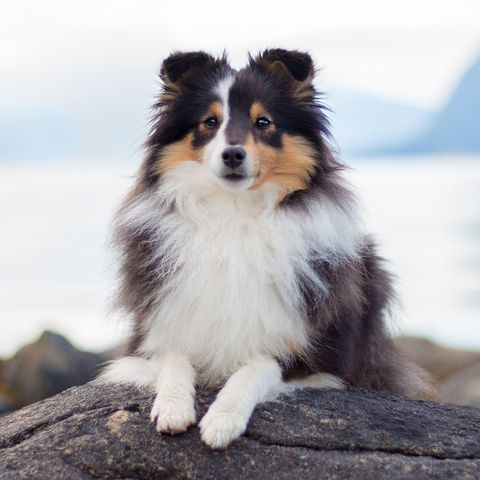
#> input picture steganography/dog.jpg, 480 x 480 px
$ python wulee_v1.py
#> lines starting #> are read from the running program, lines starting #| are printed output that depends on the picture; after the words box and inside, x2 and y2 are one past the last pixel; in counts of white or black regions, pixels touching at a corner belong together
import numpy as np
import cv2
import matplotlib.pyplot as plt
import matplotlib.image as image
from PIL import Image

# [6 lines of commented-out code are left out]

class WuleeLastestVersion:
  def __init__(self):
    super().__init__()
    self.cover_image = None # ảnh gốc
    self.key = None         # khóa
    self.block_width = 0    # chiều rộng của 1 block
    self.block_height = 0   # chiều cao  của 1 block
    self.message = ""       # tin nhắn
    self.hidden_count = 0   # số tin đã giấu
    self.retrieve_message = "" # tin nhắn đã trích xuất
    self.retrieve_count = 0    # số tin nhắn đã trích xuất
    self.retrieve_max = 0      # số tin trích xuất tối đa
    self.CHANNEL_BLUE = 0
    self.CHANNEL_GREEN = 1
    self.CHANNEL_RED = 2

  def set_key(self, key_string):
#> called with key_string = 'duc'
    key = []
    # ord(c) chuyển kí tự thành ASCII và format theo binary độ dài 8 bit
    # cho từng kí tự trong chuỗi
    bin_array = ['{0:08b}'.format(ord(c)) for c in key_string]
      # bin_array => [ '00101010', '01001001' , ... ]

    # Duyệt từng chuỗi nhị phân 8 bit trong mảng trên
    for bin_str in bin_array:
      # Chuyển từng kí tự trong chuỗi nhị phân 8 bit thành số nguyên 1 và 0
      bin_matrix = [int(b) for b in bin_str]
        # bin_matrix => '00101010' => [0,0,1,0,1,0,1,0]

      # Sau đó, tiếp tục thêm vào mảng khóa
      key.append(bin_matrix)
        # key => [[0,0,1,0,1,0,1,0],..]

    # Chuyển mảng nhị phân 2 chiều thành ma trận 2 chiều
    self.key = np.array(key)
    # Lưu lại kích thước khối
    self.block_height = self.key.shape[0]
    self.block_width = self.key.shape[1]
    print('Word: \''+ key_string +'\' turn into:')
    print(self.key)

  # Các thao tác với biến -------------------------------
  def set_message(self, message):
    self.message = message

  def set_cover_image(self, path):
#> called with path = 'dog.jpg'
    self.cover_image = cv2.imread(path)
#> self.cover_image is the input picture: shape (480, 480, 3); mean B, G, R 174.5, 171, 173.1
    # self.cover_image = np.array(Image.open(path))
    # self.cover_image.flags.writeable = True
    # print(dir(self.cover_image))

  def save_stego_image(self, filename):
    cv2.imwrite(filename, self.cover_image)

  def set_retrieve_max(self, retrieve_max):
    self.retrieve_max = retrieve_max

  def reset_when_hide_done(self):
    self.message = ""
    self.hidden_count = 0

  def reset_when_retrieve_done(self):
    self.retrieve_count = 0
    self.retrieve_max = 0
    self.retrieve_message = ""

  def get_cover_image_height(self):
    return self.cover_image.shape[0]

  def get_cover_image_width(self):
    return self.cover_image.shape[1]

  def get_total_pixels(self):
    return self.get_cover_image_height() * self.get_cover_image_width()

  # Hàm xử lý chính --------------------------------------
  def calculate(self):
    return f"""
      Total number of pixels: {self.get_total_pixels()}\n
      Key length maximum: {self.get_cover_image_height()}\n
      Image height: {self.get_cover_image_height()}\n
      Image width: {self.get_cover_image_width()}\n
    """

  def hide(self):
    self.hide_in_channel(self.CHANNEL_BLUE)
    self.hide_in_channel(self.CHANNEL_GREEN)
    self.hide_in_channel(self.CHANNEL_RED)

  def fi_bin_random_replace(self, fi_bin, target, replace):
    for i in range(0, fi_bin.shape[0]):
      for j in range(0, fi_bin.shape[1]):
        if fi_bin[i, j] == target and self.key[i, j] == 1:
          fi_bin[i, j] = replace
          return fi_bin
    return fi_bin

  def fi_bin_random_reverse(self, fi_bin):
    for i in range(0, fi_bin.shape[0]):
      for j in range(0, fi_bin.shape[1]):
        if self.key[i, j] == 1:
          if fi_bin[i, j] == 1:
            fi_bin[i, j] = 0
          else:
            fi_bin[i, j] = 1
          return fi_bin
    return fi_bin

  def fi_int_to_binary(self, fi):
    # logic y chang setkey
    fi_bin = []
    bin_array = ['{0:08b}'.format(int(c)) for c in fi]
    for bin_str in bin_array:
      bin_matrix = [int(b) for b in bin_str]
      fi_bin.append(bin_matrix)
    return np.array(fi_bin)

  def fi_binary_to_int(self, fi_bin):
    fi = [int(bin_str, 2) for bin_str in [''.join(str(b) for b in bin_arr) for bin_arr in fi_bin]]
    fi = np.array(fi)
    return fi

  def hide_in_block_int(self, block_int):
    char_to_hide = self.message[self.hidden_count]
    bin_char_to_hide = '{0:08b}'.format(ord(char_to_hide))
    # Duyệt theo cột của block int
    for i in range(0,self.block_width):
      # Lấy hết giá trị dọc trong cột thứ i
      fi =  block_int[:,i]
      fi_bin = self.fi_int_to_binary(fi)
      # SUM ( fi & key )
      and_sum = np.bitwise_and(fi_bin, self.key).sum()
      # SUM ( key )
      key_sum = self.key.sum()

      if and_sum > 0 and and_sum < key_sum:
        if and_sum % 2 == int(bin_char_to_hide[i]):
          continue
        elif and_sum == 1:
          fi_bin = self.fi_bin_random_replace(fi_bin, 0, 1)
        elif and_sum == key_sum - 1:
          fi_bin = self.fi_bin_random_replace(fi_bin, 1, 0)
        else:
          fi_bin = self.fi_bin_random_reverse(fi_bin)

      fi = self.fi_binary_to_int(fi_bin)
      # print(block_int)
      # print(block_int[:, i])
      # print(fi)
      block_int[:,i] = fi

    return block_int


  def hide_in_channel(self, channel):
    # Trích xuất Channel
#> called with channel = 0
    img_channel = self.cover_image[:,:,channel]
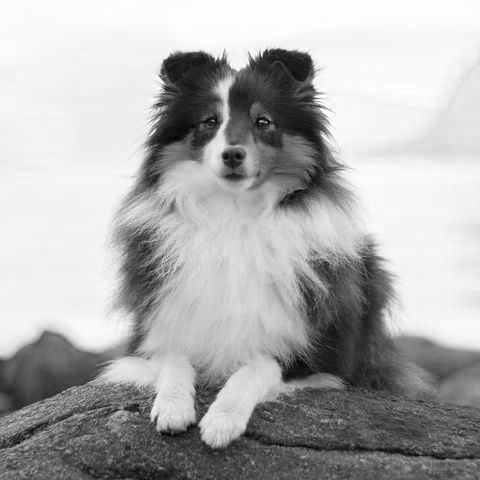
#> img_channel: shape (480, 480); min 0, max 255, mean 174.5
    # Duyệt hết ảnh
    # Duyệt theo chiều cao ( height ) khóa
    for i in range(0, self.get_cover_image_height(), self.block_height) :
      for j in range(0, self.get_cover_image_width(), self.block_width ) :
        block_int = img_channel[i:i+self.block_height, j: j+self.block_width]

        if self.hidden_count == len(self.message):
          return

        # Đặt ra giới hạn cho những block có kích thước không đủ
        if block_int.shape[0] == self.block_height and block_int.shape[1] == self.block_width:
          block_int = self.hide_in_block_int(block_int)
          img_channel[i:i+self.block_height, j: j+self.block_width] = block_int
          self.hidden_count += 1
#> img_channel: shape (480, 480); 0.03% of pixels changed, all inside (x1, y1, x2, y2) = (0, 0, 128, 1)
#> after the loop, self.hidden_count = 16
#> call 2 of hide_in_channel, with channel = 1
#> in hide_in_channel (call 2), `img_channel = self.cover_image[:,:,channel]`:
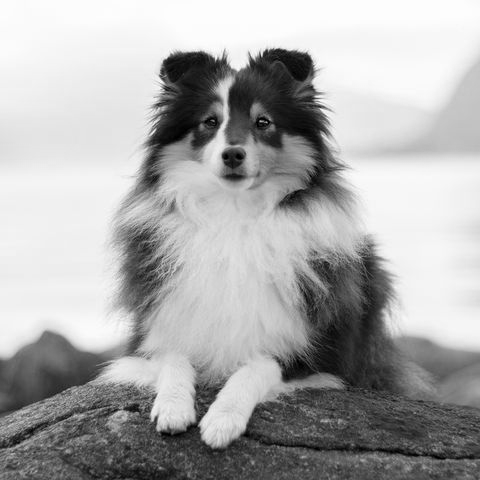
#> img_channel: shape (480, 480); min 0, max 255, mean 171
#> after the loop, self.hidden_count = 16
#> call 3 of hide_in_channel, with channel = 2
#> in hide_in_channel (call 3), `img_channel = self.cover_image[:,:,channel]`:
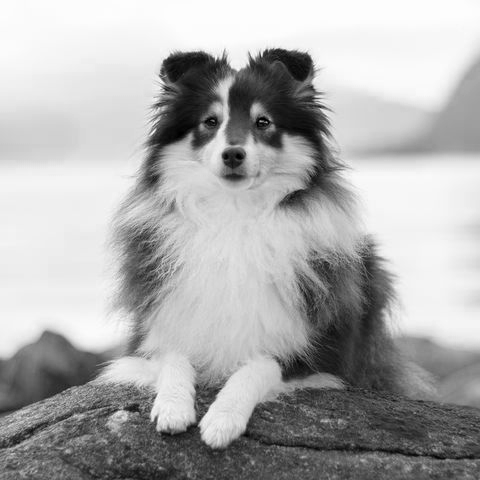
#> img_channel: shape (480, 480); min 0, max 255, mean 173.1
#> after the loop, self.hidden_count = 16

  def retrieve(self):
    self.retrieve_in_channel(self.CHANNEL_BLUE)
    self.retrieve_in_channel(self.CHANNEL_GREEN)
    self.retrieve_in_channel(self.CHANNEL_RED)

  def retrieve_in_channel(self, channel):
    # Trích xuất Channel
#> called with channel = 0
    img_channel = self.cover_image[:,:,channel]
    # Duyệt hết ảnh
    # Duyệt theo chiều cao ( height ) khóa
    for i in range(0, self.get_cover_image_height(), self.block_height) :
      for j in range(0, self.get_cover_image_width(), self.block_width ) :
        block_int = img_channel[i:i+self.block_height, j: j+self.block_width]

        if self.retrieve_count == self.retrieve_max:
          return

        # Đặt ra giới hạn cho những block có kích thước không đủ
        if block_int.shape[0] == self.block_height and block_int.shape[1] == self.block_width:
          block_int = self.retrieve_in_block_int(block_int)
          self.retrieve_count += 1
#> after the loop, self.retrieve_count = 50
#> after the loop, self.retrieve_count = 50
#> after the loop, self.retrieve_count = 50

  def retrieve_in_block_int(self, block_int):
    bin_char = ""

    for i in range(0, self.block_width):
      fi = block_int[:, i]
      fi_bin = self.fi_int_to_binary(fi)
      # SUM ( fi & key )
      and_sum = np.bitwise_and(fi_bin, self.key).sum()
      # SUM ( key )
      key_sum = self.key.sum()

      if and_sum > 0 and and_sum < key_sum:
        if and_sum % 2 == 0:
          bin_char += "0"
        else:
          bin_char += "1"

    self.retrieve_message += chr(int(bin_char, 2))
    self.retrieve_count += 1
    return


wulee = WuleeLastestVersion()
wulee.set_key('duc')
wulee.set_cover_image('dog.jpg')
wulee.set_message('test new version')
wulee.hide()
wulee.set_retrieve_max(50)
wulee.retrieve()
print(wulee.retrieve_message)
#| test new versionÿÿÿÿÿÿÿÿÿ

$ run again, with steganography/input_image.bmp saved as steganography/dog.jpg
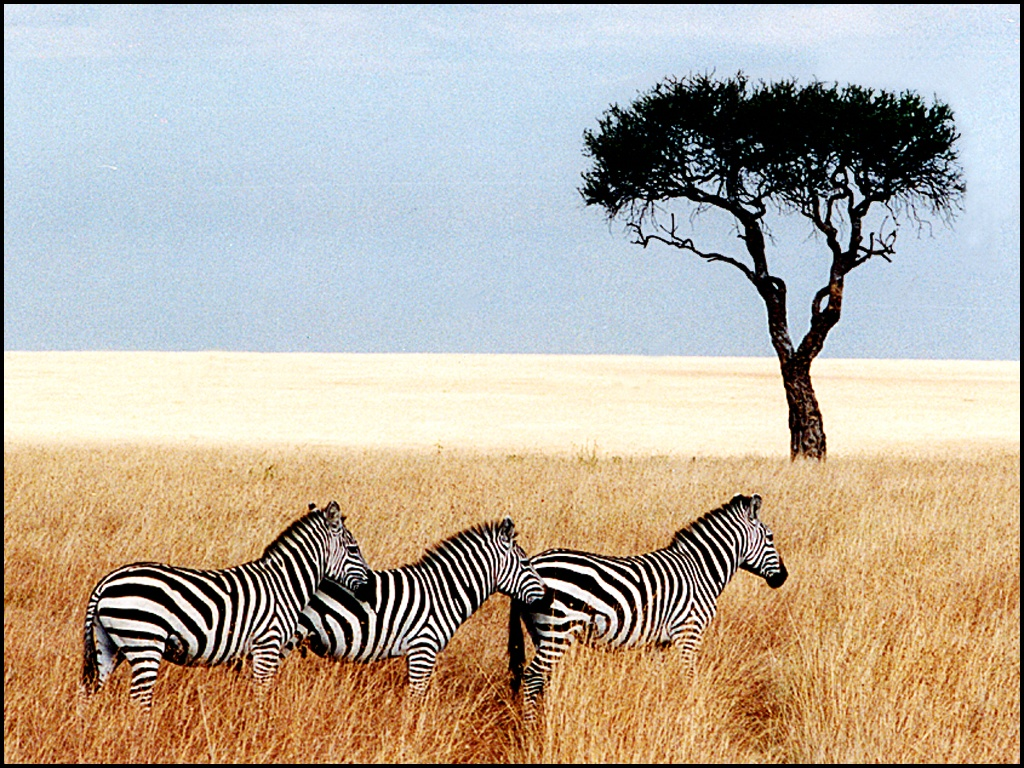
#> input picture steganography/input_image.bmp, 1024 x 768 px
#> in set_cover_image, self.cover_image is the input picture: shape (768, 1024, 3); mean B, G, R 160, 174.4, 184.8
#> after the loop in hide_in_channel, `for i in range(0, self.get_cover_image_height(), self.block_height) :`: self.hidden_count = 16
#> in hide_in_channel (call 2), `img_channel = self.cover_image[:,:,channel]`:
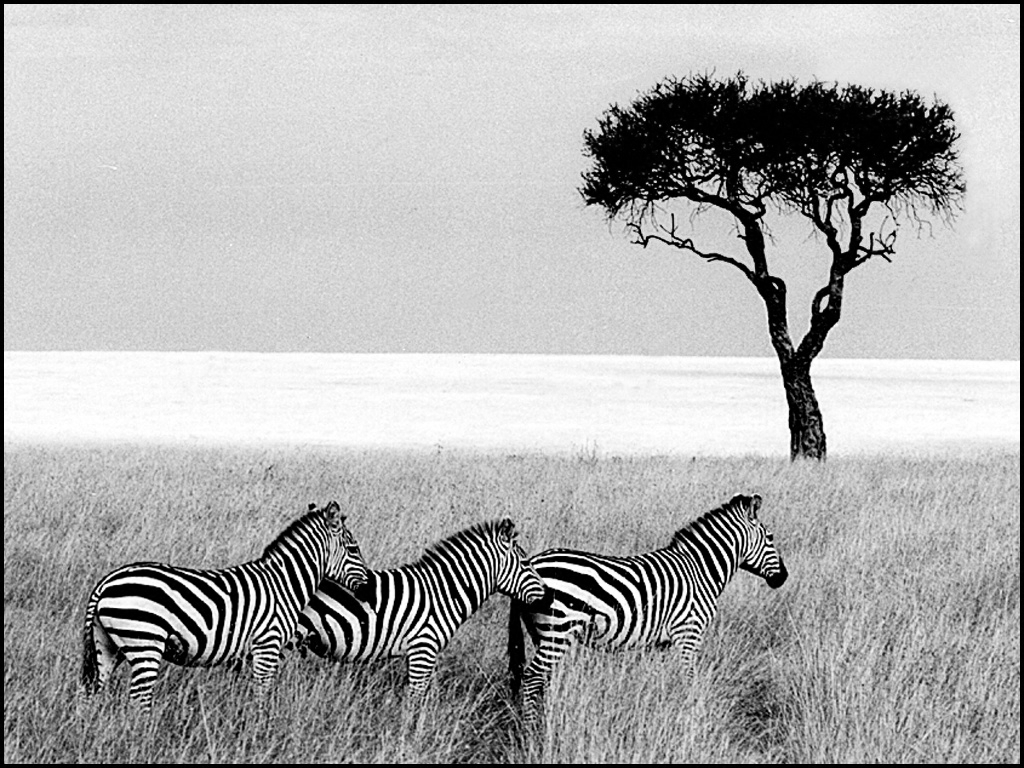
#> img_channel: shape (768, 1024); min 0, max 255, mean 174.4
#> in hide_in_channel (call 3), `img_channel = self.cover_image[:,:,channel]`:
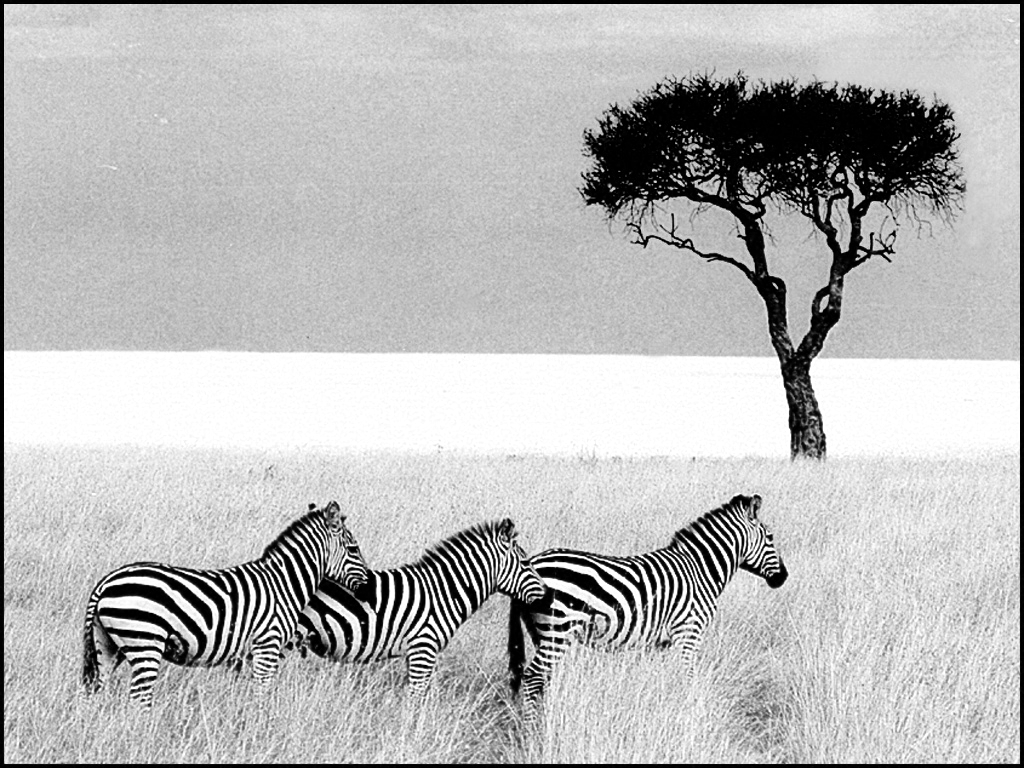
#> img_channel: shape (768, 1024); min 0, max 255, mean 184.8
#> after the loop in retrieve_in_channel, `for i in range(0, self.get_cover_image_height(), self.block_height) :`: self.retrieve_count = 50
#| e9t	i0	z83

$ run again, with steganography/cat.jpeg copied over steganography/dog.jpg
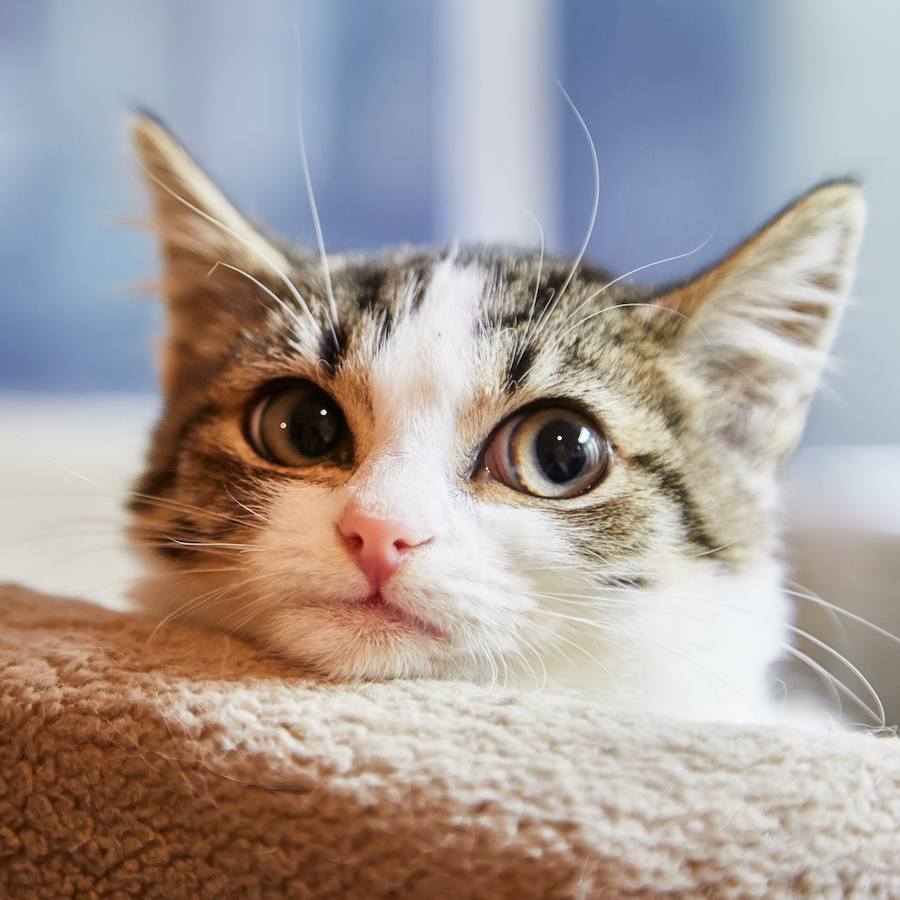
#> input picture steganography/cat.jpeg, 900 x 900 px
#> in set_cover_image, self.cover_image is the input picture: shape (900, 900, 3); mean B, G, R 153.8, 157.4, 167.3
#> after the loop in hide_in_channel, `for i in range(0, self.get_cover_image_height(), self.block_height) :`: self.hidden_count = 16
#> in hide_in_channel (call 2), `img_channel = self.cover_image[:,:,channel]`:
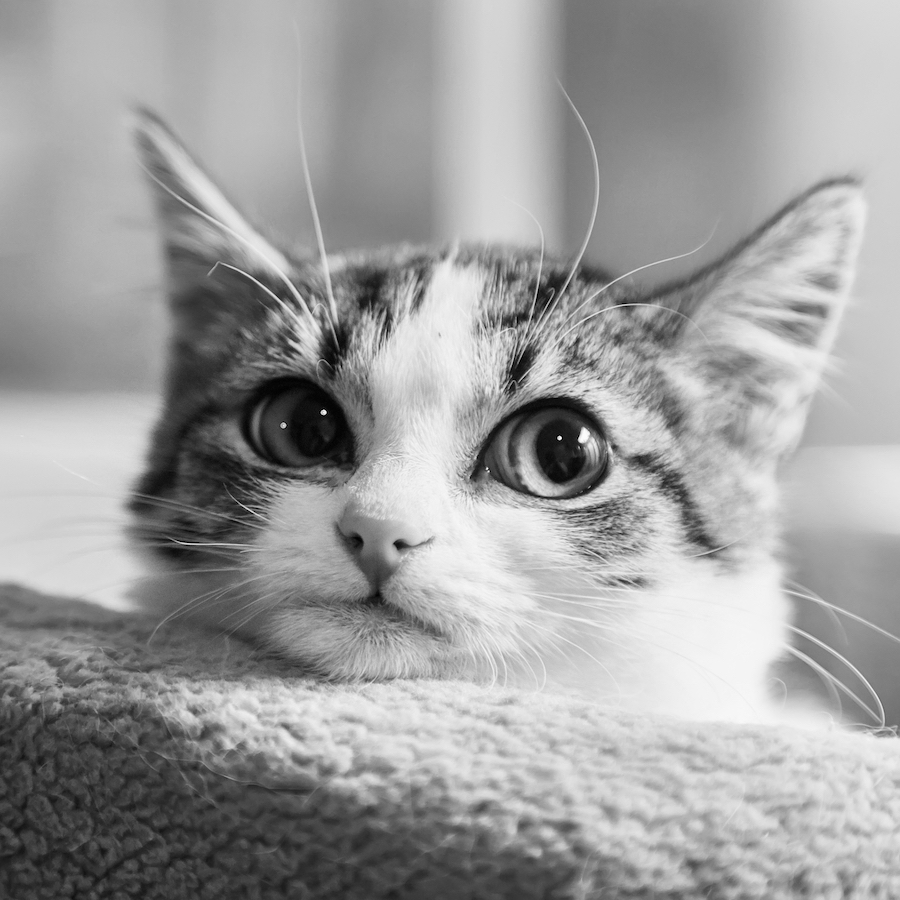
#> img_channel: shape (900, 900); min 0, max 255, mean 157.4
#> in hide_in_channel (call 3), `img_channel = self.cover_image[:,:,channel]`:
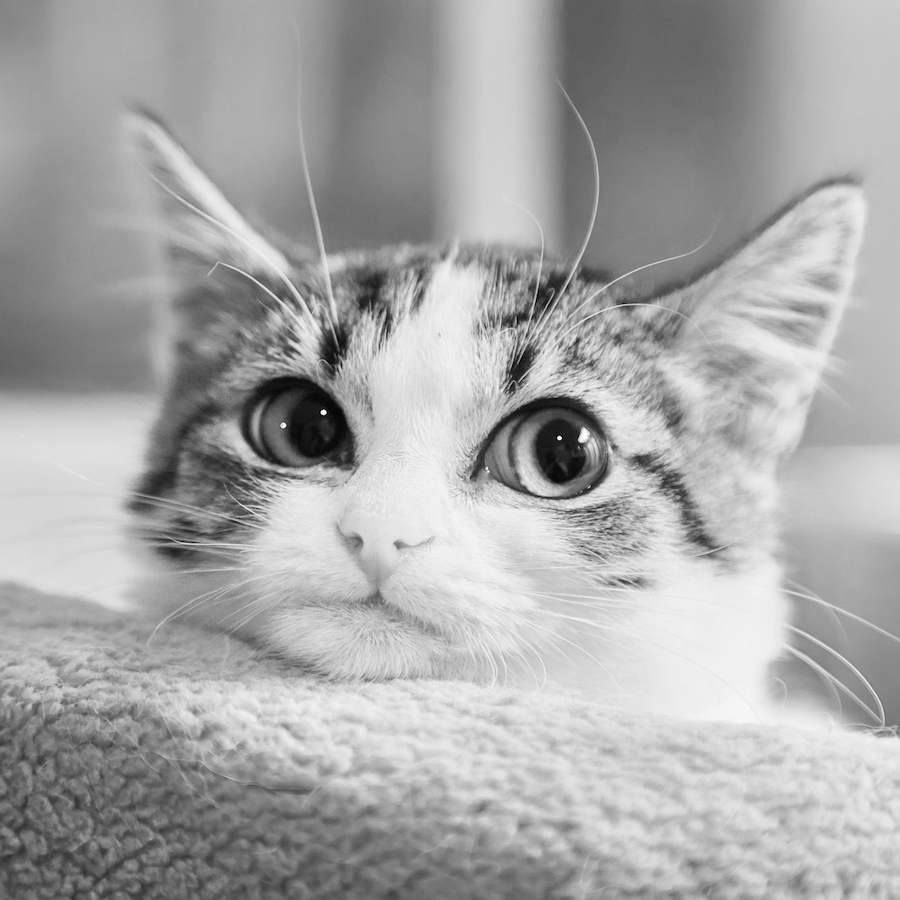
#> img_channel: shape (900, 900); min 0, max 255, mean 167.3
#> after the loop in retrieve_in_channel, `for i in range(0, self.get_cover_image_height(), self.block_height) :`: self.retrieve_count = 50
#| test new versionÆ­L >ô
